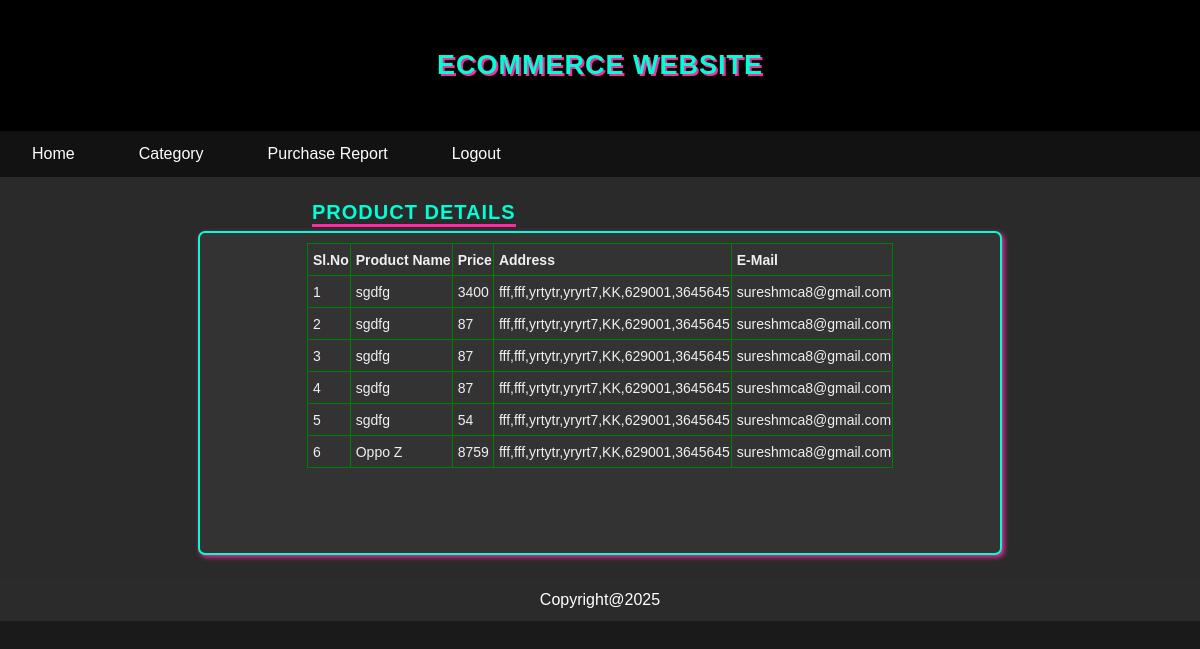
Page /purchase_report.php (signed in) on the committed database.
### tables this page shows
CREATE TABLE `purchase` (
  `pcode` int(11) default NULL,
  `pname` varchar(55) default NULL,
  `price` varchar(55) default NULL,
  `addr` varchar(99) default NULL,
  `email` varchar(55) default NULL
);

### purchase_report.php (the view, shortened to what this page needs)
<html>
<head>
    <link href="StyleSheet.css" rel="stylesheet" />
</head>
    <body>
    <?php
  include_once('header1.php');
?>
<div class="content">
<div id="head1">PRODUCT DETAILS</div>
        <div class="content1">
           <form action="" method="post">
        <div style="overflow: scroll; height: 300px; width: 100%">
           <table border="1">
               <tr>
               <td><b>Sl.No</b></td>
               <td><b>Product Name</b></td>
               <td><b>Price</b></td>
               <td><b>Address</b></td>
               <td><b>E-Mail</b></td>
               </tr>
               <?php
               include_once('config.php');
               $x=1;
               $email = $_SESSION["email"];
                $sql = mysqli_query($mysqli,"SELECT * FROM purchase where email='$email'");
                while ($rs= mysqli_fetch_array($sql))
                {
                    echo "<tr>";
                    echo "<td>".$x."</td>";
                    echo "<td>".$rs["pname"]."</td>";
                    echo "<td>".$rs["price"]."</td>";
                    echo "<td>".$rs["addr"]."</td>";
                    echo "<td>".$rs["email"]."</td>";
                    echo "</tr>";
                    $x=$x+1;
                }
  ?>
            </table>
              </div>
            </form>
        </div>
    </div>
    <?php
  include_once('footer.php');
  ?>
    </body>
</html>

### StyleSheet.css (style rules this page uses)
* { margin: 0; margin-left: auto; margin-right: auto; }
.content { width: 96%; min-height: 100px; padding: 2%; background-color: #2a2a2a; font-family: Cursive; color: #f0f0f0; }
.content1 { margin-top: 30px; width: 780px; min-height: 100px; padding: 10px; background-color: #333; box-shadow: 2px 2px 5px #ff2aa3; border-radius: 7px; border: 2px solid #00ffd5; }
td { text-align: left; }
#hhead, #head1, #head1:hover { color: #00ffd5; font-family: Cursive; float: left; font-size: 20px; font-weight: bold; min-width: 20px; border-bottom: 3px solid #ff2aa3; }
#head1 { margin-left: 25%; margin-right: auto; }
.content tr { height: 32px; }
body { background-color: #1a1a1a; background-image: none; color: #f0f0f0; font-family: 'Space Grotesk', sans-serif; }
.header, #hhead, #head1, #head1:hover { font-family: 'Bebas Neue', 'Montserrat', sans-serif; text-transform: uppercase; letter-spacing: 1px; }
.content, .content1, .content2, .box1, .box2, .box3, .footer, .border { font-family: 'Space Grotesk', sans-serif; }

### purchase_report.php (style rules this page uses)
table { border-collapse: collapse; border: 1px solid green; }
table td { padding-left:5px; height:30px; font-size: 14px; }

### rows in the picture
purchase: pname "sgdfg", price "3400", addr "fff,fff,yrtytr,yryrt7,KK,629001,3645645", email "sureshmca8@gmail.com"
purchase: pname "sgdfg", price "87", addr "fff,fff,yrtytr,yryrt7,KK,629001,3645645", email "sureshmca8@gmail.com"
purchase: pname "sgdfg", price "87", addr "fff,fff,yrtytr,yryrt7,KK,629001,3645645", email "sureshmca8@gmail.com"
purchase: pname "sgdfg", price "87", addr "fff,fff,yrtytr,yryrt7,KK,629001,3645645", email "sureshmca8@gmail.com"
purchase: pname "sgdfg", price "54", addr "fff,fff,yrtytr,yryrt7,KK,629001,3645645", email "sureshmca8@gmail.com"
purchase: pname "Oppo Z", price "8759", addr "fff,fff,yrtytr,yryrt7,KK,629001,3645645", email "sureshmca8@gmail.com"
